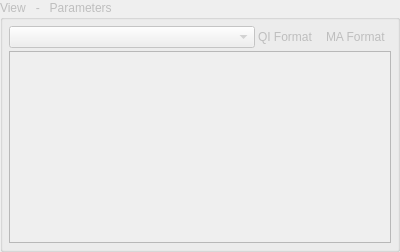
     <widget class="QGroupBox" name="groupBox_Parameters_View">
      <property name="enabled">
       <bool>false</bool>
      </property>
      <property name="sizePolicy">
       <sizepolicy hsizetype="Preferred" vsizetype="Expanding">
        <horstretch>1</horstretch>
        <verstretch>1</verstretch>
       </sizepolicy>
      </property>
      <property name="minimumSize">
       <size>
        <width>400</width>
        <height>0</height>
       </size>
      </property>
      <property name="title">
       <string>View   -   Parameters</string>
      </property>
      <layout class="QGridLayout" name="gridLayout_5">
       <property name="leftMargin">
        <number>6</number>
       </property>
       <property name="topMargin">
        <number>6</number>
       </property>
       <property name="rightMargin">
        <number>6</number>
       </property>
       <property name="bottomMargin">
        <number>6</number>
       </property>
       <property name="spacing">
        <number>3</number>
       </property>
       <item row="1" column="0" colspan="4">
        <widget class="QGraphicsView" name="graphicsView_Parameter">
         <property name="sizePolicy">
          <sizepolicy hsizetype="Preferred" vsizetype="Expanding">
           <horstretch>0</horstretch>
           <verstretch>0</verstretch>
          </sizepolicy>
         </property>
         <property name="mouseTracking">
          <bool>true</bool>
         </property>
        </widget>
       </item>
       <item row="0" column="3">
        <widget class="QLabel" name="label_ParVie_Format_MA">
         <property name="sizePolicy">
          <sizepolicy hsizetype="Fixed" vsizetype="Fixed">
           <horstretch>0</horstretch>
           <verstretch>0</verstretch>
          </sizepolicy>
         </property>
         <property name="maximumSize">
          <size>
           <width>65</width>
           <height>16777215</height>
          </size>
         </property>
         <property name="text">
          <string>MA Format</string>
         </property>
        </widget>
       </item>
       <item row="0" column="2">
        <widget class="QLabel" name="label_ParVie_Format_QI">
         <property name="sizePolicy">
          <sizepolicy hsizetype="Fixed" vsizetype="Fixed">
           <horstretch>0</horstretch>
           <verstretch>0</verstretch>
          </sizepolicy>
         </property>
         <property name="maximumSize">
          <size>
           <width>65</width>
           <height>16777215</height>
          </size>
         </property>
         <property name="text">
          <string>QI Format</string>
         </property>
        </widget>
       </item>
       <item row="0" column="0" colspan="2">
        <widget class="QComboBox" name="comboBox_ParVie_Parameter"/>
       </item>
      </layout>
     </widget>
